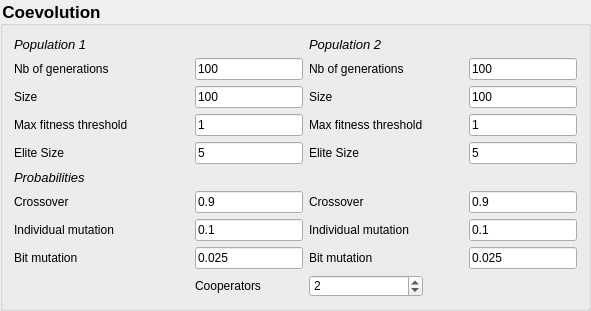
          <widget class="QGroupBox" name="groupBox_Coevolution">
           <property name="sizePolicy">
            <sizepolicy hsizetype="Expanding" vsizetype="Expanding">
             <horstretch>0</horstretch>
             <verstretch>0</verstretch>
            </sizepolicy>
           </property>
           <property name="font">
            <font>
             <pointsize>13</pointsize>
             <bold>true</bold>
            </font>
           </property>
           <property name="styleSheet">
            <string notr="true">QGroupBox
{
	
	font-size: 13pt;
    font-weight: bold;
}
</string>
           </property>
           <property name="title">
            <string>Coevolution</string>
           </property>
           <property name="flat">
            <bool>false</bool>
           </property>
           <layout class="QGridLayout" name="gridLayout_6">
            <item row="4" column="5">
             <widget class="QLineEdit" name="lineFitPop2">
              <property name="sizePolicy">
               <sizepolicy hsizetype="Preferred" vsizetype="Fixed">
                <horstretch>0</horstretch>
                <verstretch>0</verstretch>
               </sizepolicy>
              </property>
              <property name="minimumSize">
               <size>
                <width>40</width>
                <height>0</height>
               </size>
              </property>
              <property name="baseSize">
               <size>
                <width>60</width>
                <height>0</height>
               </size>
              </property>
              <property name="toolTip">
               <string>Fitness threshold to reach before stopping the experiment (Pop 2)</string>
              </property>
              <property name="text">
               <string>1</string>
              </property>
              <property name="readOnly">
               <bool>false</bool>
              </property>
             </widget>
            </item>
            <item row="1" column="0">
             <widget class="QLabel" name="label_5">
              <property name="minimumSize">
               <size>
                <width>175</width>
                <height>0</height>
               </size>
              </property>
              <property name="toolTip">
               <string>Maximum number of evolution generations to perform for Pop 1</string>
              </property>
              <property name="text">
               <string>Nb of generations</string>
              </property>
             </widget>
            </item>
            <item row="11" column="3">
             <widget class="QSpinBox" name="spinBoxCooperators">
              <property name="sizePolicy">
               <sizepolicy hsizetype="Preferred" vsizetype="Fixed">
                <horstretch>0</horstretch>
                <verstretch>0</verstretch>
               </sizepolicy>
              </property>
              <property name="minimumSize">
               <size>
                <width>40</width>
                <height>0</height>
               </size>
              </property>
              <property name="baseSize">
               <size>
                <width>60</width>
                <height>0</height>
               </size>
              </property>
              <property name="value">
               <number>2</number>
              </property>
             </widget>
            </item>
            <item row="6" column="0">
             <widget class="QLabel" name="label_9_lv2">
              <property name="toolTip">
               <string>Number of elite individuals in pop 1</string>
              </property>
              <property name="text">
               <string>Elite Size</string>
              </property>
             </widget>
            </item>
            <item row="10" column="3">
             <widget class="QLabel" name="label_16_lv2">
              <property name="toolTip">
               <string>Probability that a bit is mutated in the genome of an individual of Pop 2 chosen for mutation</string>
              </property>
              <property name="text">
               <string>Bit mutation</string>
              </property>
             </widget>
            </item>
            <item row="1" column="5">
             <widget class="QLineEdit" name="lineGenPop2">
              <property name="sizePolicy">
               <sizepolicy hsizetype="Fixed" vsizetype="Fixed">
                <horstretch>0</horstretch>
                <verstretch>0</verstretch>
               </sizepolicy>
              </property>
              <property name="minimumSize">
               <size>
                <width>40</width>
                <height>0</height>
               </size>
              </property>
              <property name="baseSize">
               <size>
                <width>60</width>
                <height>0</height>
               </size>
              </property>
              <property name="toolTip">
               <string>Maximum number of evolution generations to perform for Pop 2</string>
              </property>
              <property name="text">
               <string>100</string>
              </property>
              <property name="readOnly">
               <bool>false</bool>
              </property>
             </widget>
            </item>
            <item row="3" column="3">
             <widget class="QLabel" name="label_23">
              <property name="toolTip">
               <string>Size of population 2</string>
              </property>
              <property name="text">
               <string>Size</string>
              </property>
             </widget>
            </item>
            <item row="8" column="0">
             <widget class="QLabel" name="label_11_lv2">
              <property name="toolTip">
               <string>Crossover probability for individuals of Pop 1</string>
              </property>
              <property name="text">
               <string>Crossover </string>
              </property>
             </widget>
            </item>
            <item row="1" column="3">
             <widget class="QLabel" name="label_6">
              <property name="toolTip">
               <string>Maximum number of evolution generations to perform for Pop 2</string>
              </property>
              <property name="text">
               <string>Nb of generations</string>
              </property>
             </widget>
            </item>
            <item row="3" column="1">
             <widget class="QLineEdit" name="linePop1">
              <property name="sizePolicy">
               <sizepolicy hsizetype="Preferred" vsizetype="Fixed">
                <horstretch>0</horstretch>
                <verstretch>0</verstretch>
               </sizepolicy>
              </property>
              <property name="minimumSize">
               <size>
                <width>40</width>
                <height>0</height>
               </size>
              </property>
              <property name="baseSize">
               <size>
                <width>60</width>
                <height>0</height>
               </size>
              </property>
              <property name="toolTip">
               <string>Size of population 1</string>
              </property>
              <property name="text">
               <string>100</string>
              </property>
             </widget>
            </item>
            <item row="6" column="3">
             <widget class="QLabel" name="label_10_lv2">
              <property name="toolTip">
               <string>Number of elite individuals in pop 2</string>
              </property>
              <property name="text">
               <string>Elite Size</string>
              </property>
             </widget>
            </item>
            <item row="7" column="0">
             <widget class="QLabel" name="label_30_lv2">
              <property name="font">
               <font>
                <pointsize>10</pointsize>
                <italic>true</italic>
               </font>
              </property>
              <property name="text">
               <string>Probabilities</string>
              </property>
             </widget>
            </item>
            <item row="3" column="5">
             <widget class="QLineEdit" name="linePop2">
              <property name="sizePolicy">
               <sizepolicy hsizetype="Preferred" vsizetype="Fixed">
                <horstretch>0</horstretch>
                <verstretch>0</verstretch>
               </sizepolicy>
              </property>
              <property name="minimumSize">
               <size>
                <width>40</width>
                <height>0</height>
               </size>
              </property>
              <property name="baseSize">
               <size>
                <width>60</width>
                <height>0</height>
               </size>
              </property>
              <property name="toolTip">
               <string>Size of population 2</string>
              </property>
              <property name="text">
               <string>100</string>
              </property>
             </widget>
            </item>
            <item row="6" column="1">
             <widget class="QLineEdit" name="lineElitePop1">
              <property name="sizePolicy">
               <sizepolicy hsizetype="Preferred" vsizetype="Fixed">
                <horstretch>0</horstretch>
                <verstretch>0</verstretch>
               </sizepolicy>
              </property>
              <property name="minimumSize">
               <size>
                <width>40</width>
                <height>0</height>
               </size>
              </property>
              <property name="baseSize">
               <size>
                <width>60</width>
                <height>0</height>
               </size>
              </property>
              <property name="toolTip">
               <string>Number of elite individuals in pop 1</string>
              </property>
              <property name="text">
               <string>5</string>
              </property>
             </widget>
            </item>
            <item row="0" column="3">
             <widget class="QLabel" name="label_29">
              <property name="font">
               <font>
                <pointsize>10</pointsize>
                <italic>true</italic>
               </font>
              </property>
              <property name="text">
               <string>Population 2</string>
              </property>
             </widget>
            </item>
            <item row="6" column="5">
             <widget class="QLineEdit" name="lineElitePop2">
              <property name="sizePolicy">
               <sizepolicy hsizetype="Preferred" vsizetype="Fixed">
                <horstretch>0</horstretch>
                <verstretch>0</verstretch>
               </sizepolicy>
              </property>
              <property name="minimumSize">
               <size>
                <width>40</width>
                <height>0</height>
               </size>
              </property>
              <property name="baseSize">
               <size>
                <width>60</width>
                <height>0</height>
               </size>
              </property>
              <property name="toolTip">
               <string>Number of elite individuals in pop 2</string>
              </property>
              <property name="text">
               <string>5</string>
              </property>
             </widget>
            </item>
            <item row="11" column="1">
             <widget class="QLabel" name="label_Cooperators_lv2">
              <property name="text">
               <string>Cooperators</string>
              </property>
             </widget>
            </item>
            <item row="3" column="0">
             <widget class="QLabel" name="label_22">
              <property name="toolTip">
               <string>Size of population 1</string>
              </property>
              <property name="text">
               <string>Size</string>
              </property>
             </widget>
            </item>
            <item row="8" column="1">
             <widget class="QLineEdit" name="lineCxPop1">
              <property name="sizePolicy">
               <sizepolicy hsizetype="Preferred" vsizetype="Fixed">
                <horstretch>0</horstretch>
                <verstretch>0</verstretch>
               </sizepolicy>
              </property>
              <property name="minimumSize">
               <size>
                <width>40</width>
                <height>0</height>
               </size>
              </property>
              <property name="baseSize">
               <size>
                <width>60</width>
                <height>0</height>
               </size>
              </property>
              <property name="toolTip">
               <string>Crossover probability for individuals of Pop 1</string>
              </property>
              <property name="text">
               <string>0.9</string>
              </property>
             </widget>
            </item>
            <item row="8" column="3">
             <widget class="QLabel" name="label_12_lv2">
              <property name="toolTip">
               <string>Crossover probability for individuals of Pop 2</string>
              </property>
              <property name="text">
               <string>Crossover </string>
              </property>
             </widget>
            </item>
            <item row="9" column="0">
             <widget class="QLabel" name="label_13_lv2">
              <property name="toolTip">
               <string>Probability that an individual of Pop 1 is subject to mutation</string>
              </property>
              <property name="text">
               <string>Individual mutation</string>
              </property>
             </widget>
            </item>
            <item row="9" column="1">
             <widget class="QLineEdit" name="lineMutIndPop1">
              <property name="sizePolicy">
               <sizepolicy hsizetype="Preferred" vsizetype="Fixed">
                <horstretch>0</horstretch>
                <verstretch>0</verstretch>
               </sizepolicy>
              </property>
              <property name="minimumSize">
               <size>
                <width>40</width>
                <height>0</height>
               </size>
              </property>
              <property name="baseSize">
               <size>
                <width>60</width>
                <height>0</height>
               </size>
              </property>
              <property name="toolTip">
               <string>Probability that an individual of Pop 1 is subject to mutation</string>
              </property>
              <property name="text">
               <string>0.1</string>
              </property>
             </widget>
            </item>
            <item row="9" column="3">
             <widget class="QLabel" name="label_14_lv2">
              <property name="toolTip">
               <string>Probability that an individual of Pop 2 is subject to mutation</string>
              </property>
              <property name="text">
               <string>Individual mutation</string>
              </property>
             </widget>
            </item>
            <item row="1" column="1">
             <widget class="QLineEdit" name="lineGenPop1">
              <property name="sizePolicy">
               <sizepolicy hsizetype="Fixed" vsizetype="Fixed">
                <horstretch>0</horstretch>
                <verstretch>0</verstretch>
               </sizepolicy>
              </property>
              <property name="minimumSize">
               <size>
                <width>40</width>
                <height>0</height>
               </size>
              </property>
              <property name="baseSize">
               <size>
                <width>60</width>
                <height>0</height>
               </size>
              </property>
              <property name="toolTip">
               <string>Maximum number of evolution generations to perform for Pop 1</string>
              </property>
              <property name="text">
               <string>100</string>
              </property>
             </widget>
            </item>
            <item row="4" column="3">
             <widget class="QLabel" name="label_8">
              <property name="toolTip">
               <string>Fitness threshold to reach before stopping the experiment (Pop 2)</string>
              </property>
              <property name="text">
               <string>Max fitness threshold</string>
              </property>
             </widget>
            </item>
            <item row="10" column="1">
             <widget class="QLineEdit" name="lineMutBitPop1">
              <property name="sizePolicy">
               <sizepolicy hsizetype="Preferred" vsizetype="Fixed">
                <horstretch>0</horstretch>
                <verstretch>0</verstretch>
               </sizepolicy>
              </property>
              <property name="minimumSize">
               <size>
                <width>40</width>
                <height>0</height>
               </size>
              </property>
              <property name="baseSize">
               <size>
                <width>60</width>
                <height>0</height>
               </size>
              </property>
              <property name="toolTip">
               <string>Probability that a bit is mutated in the genome of an individual of Pop 1 chosen for mutation</string>
              </property>
              <property name="text">
               <string>0.025</string>
              </property>
             </widget>
            </item>
            <item row="10" column="5">
             <widget class="QLineEdit" name="lineMutBitPop2">
              <property name="sizePolicy">
               <sizepolicy hsizetype="Preferred" vsizetype="Fixed">
                <horstretch>0</horstretch>
                <verstretch>0</verstretch>
               </sizepolicy>
              </property>
              <property name="minimumSize">
               <size>
                <width>40</width>
                <height>0</height>
               </size>
              </property>
              <property name="baseSize">
               <size>
                <width>60</width>
                <height>0</height>
               </size>
              </property>
              <property name="toolTip">
               <string>Probability that a bit is mutated in the genome of an individual of Pop 2 chosen for mutation</string>
              </property>
              <property name="text">
               <string>0.025</string>
              </property>
             </widget>
            </item>
            <item row="4" column="0">
             <widget class="QLabel" name="label_7">
              <property name="toolTip">
               <string>Fitness threshold to reach before stopping the experiment (Pop 1)</string>
              </property>
              <property name="text">
               <string>Max fitness threshold</string>
              </property>
             </widget>
            </item>
            <item row="10" column="0">
             <widget class="QLabel" name="label_15_lv2">
              <property name="toolTip">
               <string>Probability that a bit is mutated in the genome of an individual of Pop 1 chosen for mutation</string>
              </property>
              <property name="text">
               <string>Bit mutation</string>
              </property>
             </widget>
            </item>
            <item row="9" column="5">
             <widget class="QLineEdit" name="lineMutIndPop2">
              <property name="sizePolicy">
               <sizepolicy hsizetype="Preferred" vsizetype="Fixed">
                <horstretch>0</horstretch>
                <verstretch>0</verstretch>
               </sizepolicy>
              </property>
              <property name="minimumSize">
               <size>
                <width>40</width>
                <height>0</height>
               </size>
              </property>
              <property name="baseSize">
               <size>
                <width>60</width>
                <height>0</height>
               </size>
              </property>
              <property name="toolTip">
               <string>Probability that an individual of Pop 2 is subject to mutation</string>
              </property>
              <property name="text">
               <string>0.1</string>
              </property>
             </widget>
            </item>
            <item row="8" column="5">
             <widget class="QLineEdit" name="lineCxPop2">
              <property name="sizePolicy">
               <sizepolicy hsizetype="Preferred" vsizetype="Fixed">
                <horstretch>0</horstretch>
                <verstretch>0</verstretch>
               </sizepolicy>
              </property>
              <property name="minimumSize">
               <size>
                <width>40</width>
                <height>0</height>
               </size>
              </property>
              <property name="baseSize">
               <size>
                <width>60</width>
                <height>0</height>
               </size>
              </property>
              <property name="toolTip">
               <string>Crossover probability for individuals of Pop 2</string>
              </property>
              <property name="text">
               <string>0.9</string>
              </property>
             </widget>
            </item>
            <item row="0" column="0">
             <widget class="QLabel" name="label_28">
              <property name="font">
               <font>
                <pointsize>10</pointsize>
                <italic>true</italic>
               </font>
              </property>
              <property name="text">
               <string>Population 1</string>
              </property>
             </widget>
            </item>
            <item row="4" column="1">
             <widget class="QLineEdit" name="lineFitPop1">
              <property name="sizePolicy">
               <sizepolicy hsizetype="Preferred" vsizetype="Fixed">
                <horstretch>0</horstretch>
                <verstretch>0</verstretch>
               </sizepolicy>
              </property>
              <property name="minimumSize">
               <size>
                <width>40</width>
                <height>0</height>
               </size>
              </property>
              <property name="baseSize">
               <size>
                <width>60</width>
                <height>0</height>
               </size>
              </property>
              <property name="toolTip">
               <string>Fitness threshold to reach before stopping the experiment (Pop 1)</string>
              </property>
              <property name="text">
               <string>1</string>
              </property>
             </widget>
            </item>
            <item row="1" column="4">
             <spacer name="horizontalSpacer">
              <property name="orientation">
               <enum>Qt::Horizontal</enum>
              </property>
              <property name="sizeHint" stdset="0">
               <size>
                <width>40</width>
                <height>20</height>
               </size>
              </property>
             </spacer>
            </item>
           </layout>
          </widget>
